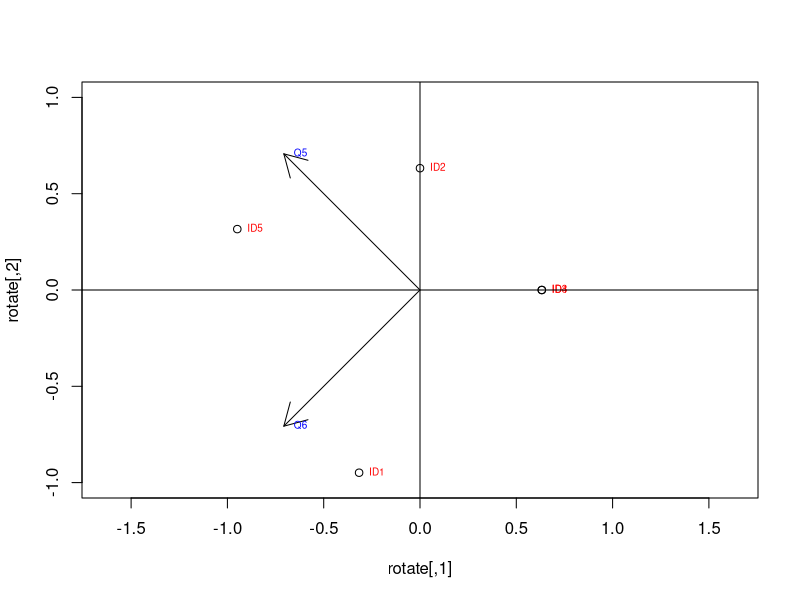

The R script that drew this image:
## ---- chunk 1
knitr::opts_chunk$set(echo       = TRUE,
                      message    = FALSE,
                      warning    = FALSE,
                      fig.align  = "center",
                      dev        = "ragg_png")
## ---- chunk 2
D <- matrix(c(1,3,1,1,4,5,26,
              1,2,1,3,1,3,22,
              2,3,1,1,1,5,27,
              1,2,2,1,1,5,34,
              1,2,2,2,3,2,28,
              3,4,1,1,3,5,20,
              4,1,2,3,4,4,18,
              4,4,1,2,4,4,30,
              2,3,2,4,2,4,23,
              1,2,2,1,4,1,32),
            nrow = 10, ncol = 7, byrow = TRUE)
colnames(D) <- paste0("Q", 1:7)
rownames(D) <- paste0("ID", 1:10)

# 1.1のアンケートデータ
D
## ---- chunk 3
m1 <- matrix(
  c(-1, 2,
    2,-1),
   nrow = 2, ncol = 2, byrow = TRUE)

m2 <- matrix(
  c(3,-1,
    -1, 3), 
  nrow = 2, ncol = 2, byrow = TRUE)

m3 <- matrix(
  c(-1, sqrt(2),
   sqrt(2), 0),
   nrow = 2, ncol = 2, byrow = TRUE)

m4 <- matrix(
  c(0, 2,-1,
    2, 0, 0,
    -1, 0, 0),
  nrow = 3, ncol = 3, byrow = TRUE)

m5 <- matrix(
  c(2, sqrt(2), 0,
    sqrt(2), 1, 0,
    0, 0, 1),
  nrow = 3, ncol = 3, byrow = TRUE)

m6 <- matrix(
  c(2, 0,
    0, 2),
    nrow = 2, ncol = 2, byrow = TRUE)
## ---- chunk 4
# 固有ベクトルは1/sqrt(2)であり、基準化されている
eigen_m1 <- eigen(m1)
eigen_m1_val <- eigen_m1$values
eigen_m1_vec <- eigen_m1$vectors
eigen_m1_val;eigen_m1_vec
## ---- chunk 5
# 固有ベクトルは1/sqrt(2)であり、基準化されている
eigen_m2 <- eigen(m2)
eigen_m2_val <- eigen_m2$values
eigen_m2_vec <- eigen_m2$vectors
eigen_m2_val;eigen_m2_vec
## ---- chunk 6
# 固有ベクトルは基準化されている
eigen_m3 <- eigen(m3)
eigen_m3_val <- eigen_m3$values
eigen_m3_vec <- eigen_m3$vectors
eigen_m3_val;eigen_m3_vec
## ---- chunk 7
# 固有ベクトルは基準化されている
eigen_m4 <- eigen(m4)
eigen_m4_val <- eigen_m4$values
eigen_m4_vec <- eigen_m4$vectors
eigen_m4_val;eigen_m4_vec
## ---- chunk 8
# 固有ベクトルは基準化されている
eigen_m5 <- eigen(m5)
eigen_m5_val <- eigen_m5$values
eigen_m5_vec <- eigen_m5$vectors
eigen_m5_val;eigen_m5_vec
## ---- chunk 9
# 固有値は重根
# ベクトルは基準化されていない
eigen_m6 <- eigen(m6)
eigen_m6_val <- eigen_m6$values
eigen_m6_vec <- eigen_m6$vectors
eigen_m6_val;eigen_m6_vec

## ---- chunk 10
all.equal(sum(diag(m1)), sum(eigen_m1_val))
## ---- chunk 11
all.equal(sum(diag(m2)), sum(eigen_m2_val))
## ---- chunk 12
all.equal(sum(diag(m3)), sum(eigen_m3_val))
## ---- chunk 13
all.equal(sum(diag(m4)), sum(eigen_m4_val))
## ---- chunk 14
all.equal(sum(diag(m5)), sum(eigen_m5_val))
## ---- chunk 15
all.equal(sum(diag(m6)), sum(eigen_m6_val))
## ---- chunk 16
all.equal(det(m1), prod(eigen_m1_val))
## ---- chunk 17
all.equal(det(m2), prod(eigen_m2_val))
## ---- chunk 18
all.equal(det(m3), prod(eigen_m3_val))
## ---- chunk 19
all.equal(det(m4), prod(eigen_m4_val))
## ---- chunk 20
all.equal(det(m5), prod(eigen_m5_val))
## ---- chunk 21
all.equal(det(m6), prod(eigen_m6_val))
## ---- chunk 22
t(eigen_m1_vec) %*% m1  %*% eigen_m1_vec
## ---- chunk 23
t(eigen_m2_vec) %*% m2 %*% eigen_m2_vec
## ---- chunk 24
t(eigen_m3_vec) %*% m3 %*% eigen_m3_vec
## ---- chunk 25
t(eigen_m4_vec) %*% m4 %*% eigen_m4_vec
## ---- chunk 26
t(eigen_m5_vec) %*% m5 %*% eigen_m5_vec
## ---- chunk 27
t(eigen_m6_vec) %*% m6 %*% eigen_m6_vec
## ---- chunk 28
m <- matrix(
  c(0, 2, 0, 0,
    2, 0, 0, 0,
    0, 0, 0, 1,
    0, 0, 1, 0),
  nrow = 4, ncol = 4, byrow = TRUE)
m
## ---- chunk 29
m_eigen_vec <- eigen(m)$vectors
conbination <- t(combn(4,2))

for (i in 1:nrow(conbination)){
  tmp <- conbination[i,]
  m1 <- m_eigen_vec[, tmp[1]]
  m2 <- m_eigen_vec[, tmp[2]]
  print(sprintf("vec%.0f・vec%.0f: %.0f", tmp[1], tmp[2], t(m1) %*% m2))
}
## ---- chunk 30
D56 <- D[1:5, 5:6]
n <- nrow(D56)
D56_Q5_mean <- mean(D56[,1])
D56_Q6_mean <- mean(D56[,2])
D56_hensa <- cbind(D56[,1] - D56_Q5_mean, D56[,2] - D56_Q6_mean)
D56_hensa
## ---- chunk 31
c <- (1/sqrt(n)) * D56_hensa
c
## ---- chunk 32
# 1/n * t(D56_hensa) %*% D56_hensa
cov <- t(c) %*% c
cov
## ---- chunk 33
eigen_cov <- eigen(cov)
eigen_cov
## ---- chunk 34
eigen_cov_vec <- eigen_cov$vectors
eigen_cov_vec
## ---- chunk 35
# 対角化
# 1. eigen_cov$values
# 2. (1/sqrt(n) * t(eigen_cov_vec) %*% t(D56_hensa)) %*% (1/sqrt(n) * D56_hensa %*% eigen_cov_vec)
# 1と2は同じ

# (1/sqrt(n) * eigen_cov_vec %*% t(D56_hensa))
rotate <- c %*% eigen_cov$vectors
rotate
## ---- chunk 36
plot(rotate, xlim = c(-1, 1), ylim = c(-1, 1), asp = TRUE)
text(rotate, row.names(rotate), cex=0.6, pos=4, col="red")
arrows(0, 0, eigen_cov_vec[1,1], eigen_cov_vec[2,1])
arrows(0, 0, eigen_cov_vec[1,2], eigen_cov_vec[2,2])
text(t(eigen_cov_vec), c("Q5","Q6"), cex=0.6, pos=4, col="blue")
abline(h = 0, v = 0)
## ---- chunk 37
sessionInfo()
